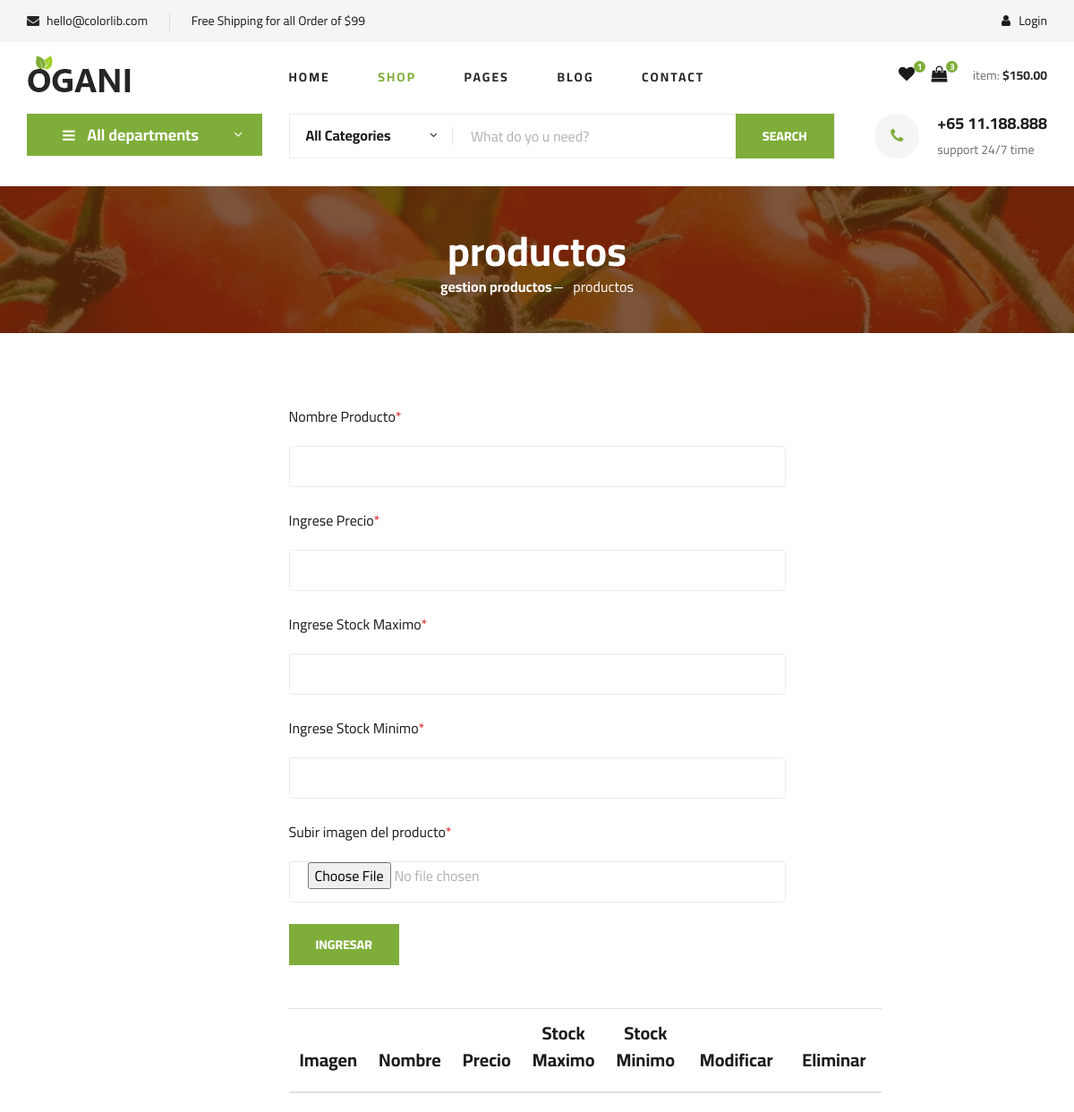
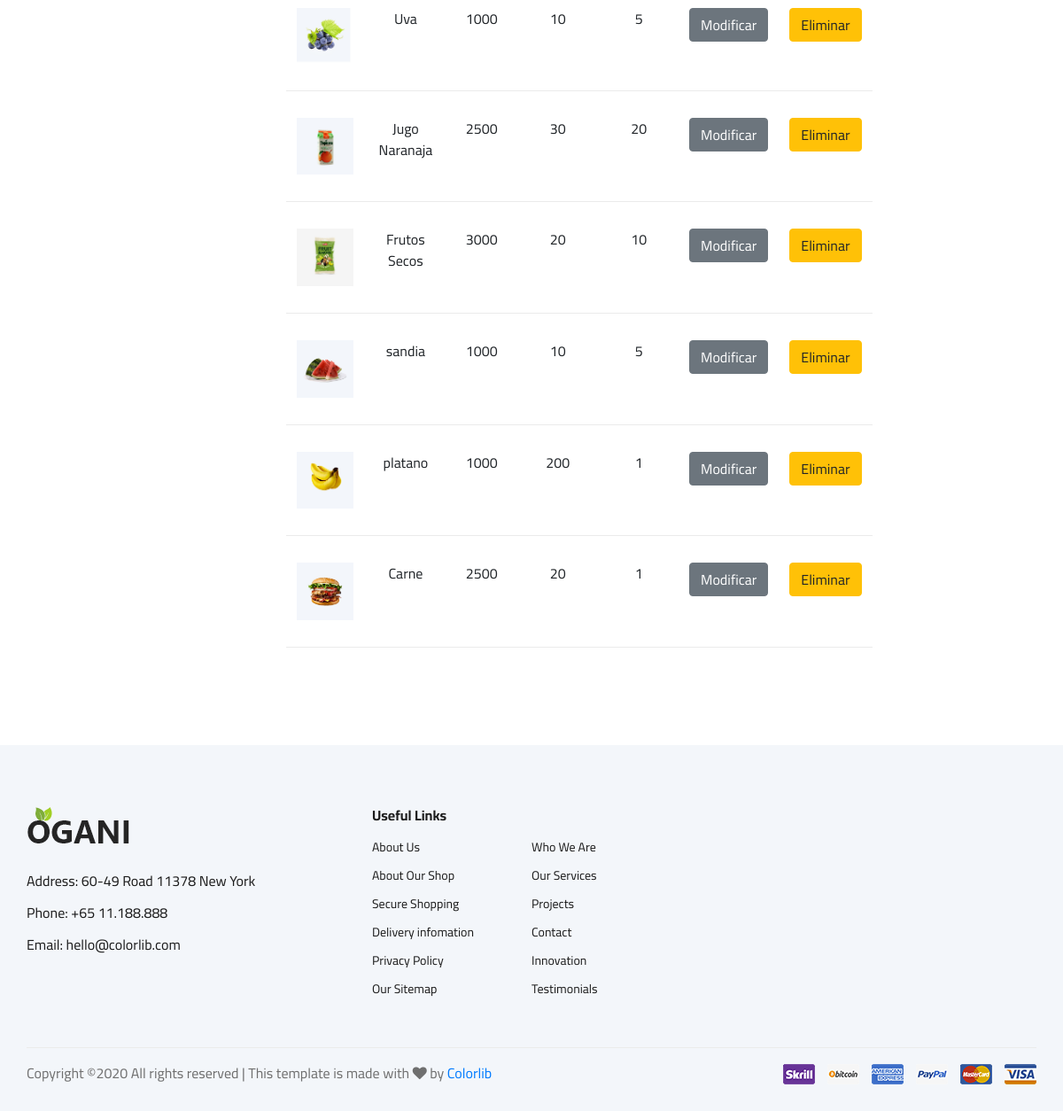
Screenshot of /gestion-productos.php with the database file from the repository (2 pictures, top to bottom).
### tables this page shows
CREATE TABLE `productos` (
  `producto_id` int(11) NOT NULL,
  `stock_actual` double DEFAULT NULL,
  `proveedor_id` int(11) NOT NULL,
  `precio` int(11) DEFAULT NULL,
  `subcategoria_id` int(11) DEFAULT NULL,
  `medidas_unidad_medida_id` int(11) DEFAULT NULL,
  `stock_minimo` double DEFAULT NULL,
  `stock_maximo` double DEFAULT NULL,
  `nombre_producto` varchar(45) DEFAULT NULL,
  `img_url` text NOT NULL
);

### app/models/Productos.php (called while the page is built, shortened)
<?php
class Productos {
    public static function obtenerProducto(){
        try {
            $conexion = new Conexion();
            $sql = "SELECT producto_id, nombre_producto, precio, stock_maximo, stock_minimo, img_url FROM productos
            ORDER BY producto_id DESC";
            $consulta = $conexion->prepare($sql);
            $consulta->execute();
            $response = $consulta->fetchAll(PDO::FETCH_OBJ);
            return $response;
        } catch (\Throwable $th) {
        }
    }
}

### gestion-productos.php (the view, shortened to what this page needs)
<?php
require './app/models/Productos.php';
$producto = Productos::obtenerProducto();
?>
<!DOCTYPE html>
<html lang="zxx">
<head>
    <link rel="stylesheet" href="css/bootstrap.min.css" type="text/css">
    <link rel="stylesheet" href="css/font-awesome.min.css" type="text/css">
    <link rel="stylesheet" href="css/elegant-icons.css" type="text/css">
    <link rel="stylesheet" href="css/nice-select.css" type="text/css">
    <link rel="stylesheet" href="css/jquery-ui.min.css" type="text/css">
    <link rel="stylesheet" href="css/owl.carousel.min.css" type="text/css">
    <link rel="stylesheet" href="css/slicknav.min.css" type="text/css">
    <link rel="stylesheet" href="css/style.css" type="text/css">
</head>
<body>
    <header class="header">
        <div class="header__top">
            <div class="container">
                <div class="row">
                    <div class="col-lg-6">
                        <div class="header__top__left">
                            <ul>
                                <li><i class="fa fa-envelope"></i> hello@colorlib.com</li>
                                <li>Free Shipping for all Order of $99</li>
                            </ul>
                        </div>
                    </div>
                    <div class="col-lg-6">
                        <div class="header__top__right">
                            <div class="header__top__right__auth">
                                <a href="#"><i class="fa fa-user"></i> Login</a>
                            </div>
                        </div>
                    </div>
                </div>
            </div>
        </div>
        <div class="container">
            <div class="row">
                <div class="col-lg-3">
                    <div class="header__logo">
                        <a href="./index.html"><img src="img/logo.png" alt=""></a>
                    </div>
                </div>
                <div class="col-lg-6">
                    <nav class="header__menu">
                        <ul>
                            <li><a href="./index.html">Home</a></li>
                            <li class="active"><a href="./shop-grid.html">Shop</a></li>
                            <li><a href="#">Pages</a>
                            </li>
                            <li><a href="./blog.html">Blog</a></li>
                            <li><a href="./contact.html">Contact</a></li>
                        </ul>
                    </nav>
                </div>
                <div class="col-lg-3">
                    <div class="header__cart">
                        <ul>
                            <li><a href="#"><i class="fa fa-heart"></i> <span>1</span></a></li>
                            <li><a href="#"><i class="fa fa-shopping-bag"></i> <span>3</span></a></li>
                        </ul>
                        <div class="header__cart__price">item: <span>$150.00</span></div>
                    </div>
                </div>
            </div>
        </div>
    </header>
    <section class="hero hero-normal">
        <div class="container">
            <div class="row">
                <div class="col-lg-3">
                    <div class="hero__categories">
                        <div class="hero__categories__all">
                            <i class="fa fa-bars"></i>
                            <span>All departments</span>
                        </div>
                    </div>
                </div>
                <div class="col-lg-9">
                    <div class="hero__search">
                        <div class="hero__search__form">
                            <form action="#">
                                <div class="hero__search__categories">
                                    All Categories
                                    <span class="arrow_carrot-down"></span>
                                </div>
                                <input type="text" placeholder="What do yo u need?">
                                <button type="submit" class="site-btn">SEARCH</button>
                            </form>
                        </div>
                        <div class="hero__search__phone">
                            <div class="hero__search__phone__icon">
                                <i class="fa fa-phone"></i>
                            </div>
                            <div class="hero__search__phone__text">
                                <h5>+65 11.188.888</h5>
                                <span>support 24/7 time</span>
                            </div>
                        </div>
                    </div>
                </div>
            </div>
        </div>
    </section>
    <section class="breadcrumb-section set-bg" data-setbg="img/breadcrumb.jpg">
        <div class="container">
            <div class="row">
                <div class="col-lg-12 text-center">
                    <div class="breadcrumb__text">
                        <h2>productos</h2>
                        <div class="breadcrumb__option">
                            <a href="./index.html">gestion productos</a>
                            <span>productos</span>
                        </div>
                    </div>
                </div>
            </div>
        </div>
    </section>
    <section class="shoping-cart spad">
        <div class="container">
            <div class="row">
                <div class="col-lg-3 col-sm-12"></div>
                <div class="col-lg-6 col-sm-12">
                    <div class="shoping__cart__table">
                        <form action="app/controllers/productosController.php" method="post"  enctype="multipart/form-data">
                            <div class="row">
                                <div class="col-lg-12 col-md-6">
                                    <div class="row">
                                        <div class="col-lg-12">
                                            <div class="checkout__input">
                                                <p>Nombre Producto<span>*</span></p>
                                                <input type="text" name="nombre_producto">
                                            </div>
                                        </div>
                                        <div class="col-lg-12">
                                            <div class="checkout__input">
                                                <p>Ingrese Precio<span>*</span></p>
                                                <input type="text" name="precio">
                                            </div>
                                        </div>
                                        <div class="col-lg-12">
                                            <div class="checkout__input">
                                                <p>Ingrese Stock Maximo<span>*</span></p>
                                                <input type="text" name="stockMaximo">
                                            </div>
                                        </div>
                                        <div class="col-lg-12">
                                            <div class="checkout__input">
                                                <p>Ingrese Stock Minimo<span>*</span></p>
                                                <input type="text" name="stockMinimo">
                                            </div>
                                        </div>
                                        <div class="col-lg-12">
                                            <div class="checkout__input">
                                                <p>Subir imagen del producto<span>*</span></p>
                                                <input type="file" name="imagen">
                                            </div>
                                        </div>
                                    </div>
                                    <button type="submit" class="site-btn">INGRESAR</button>
                                </div>
                            </div>
                        </form>
                        <br><br>
                        <table class="table">
                            <thead>
                                <th>Imagen</th>
                                <th>Nombre</th>
                                <th>Precio</th>
                                <th>Stock Maximo</th>
                                <th>Stock Minimo</th>
                                <th>Modificar</th>
                                <th>Eliminar</th>
                            </thead>
                            <tbody>
                                <?php foreach ($producto as $row) {?>
                                <tr>
                                    <td><img src="img/<?= $row->img_url ?>" width="150" alt=""></td>
                                    <td><?= $row->nombre_producto ?></td>
                                    <td><?= $row->precio ?></td>
                                    <td><?= $row->stock_maximo ?></td>
                                    <td><?= $row->stock_minimo ?></td>
                                    <td><a href="editar-producto.php?producto=<?= $row->producto_id ?>" class="btn btn-secondary">Modificar</a></td>
                                    <td><a href="app/controllers/productosController.php?producto=<?= $row->producto_id ?>&borrarProducto=true" class="btn btn-warning">Eliminar</a></td>
                                </tr>
                                <?php } ?>
                            </tbody>
                        </table>
                    </div>
                </div>
            </div>
        </div>
    </section>
    <footer class="footer spad">
        <div class="container">
            <div class="row">
                <div class="col-lg-3 col-md-6 col-sm-6">
                    <div class="footer__about">
                        <div class="footer__about__logo">
                            <a href="./index.html"><img src="img/logo.png" alt=""></a>
                        </div>
                        <ul>
                            <li>Address: 60-49 Road 11378 New York</li>
                            <li>Phone: +65 11.188.888</li>
                            <li>Email: hello@colorlib.com</li>
                        </ul>
                    </div>
                </div>
                <div class="col-lg-4 col-md-6 col-sm-6 offset-lg-1">
                    <div class="footer__widget">
                        <h6>Useful Links</h6>
                        <ul>
                            <li><a href="#">About Us</a></li>
                            <li><a href="#">About Our Shop</a></li>
                            <li><a href="#">Secure Shopping</a></li>
                            <li><a href="#">Delivery infomation</a></li>
                            <li><a href="#">Privacy Policy</a></li>
                            <li><a href="#">Our Sitemap</a></li>
                        </ul>
                        <ul>
                            <li><a href="#">Who We Are</a></li>
                            <li><a href="#">Our Services</a></li>
                            <li><a href="#">Projects</a></li>
                            <li><a href="#">Contact</a></li>
                            <li><a href="#">Innovation</a></li>
                            <li><a href="#">Testimonials</a></li>
                        </ul>
                    </div>
                </div>
            </div>
            <div class="row">
                <div class="col-lg-12">
                    <div class="footer__copyright">
                        <div class="footer__copyright__text">
                            <p>
                                Copyright &copy; All rights reserved | This template is made with <i class="fa fa-heart"
                                    aria-hidden="true"></i> by <a href="https://colorlib.com"
                                    target="_blank">Colorlib</a>
                            </p>
                        </div>
                        <div class="footer__copyright__payment"><img src="img/payment-item.png" alt=""></div>
                    </div>
                </div>
            </div>
        </div>
    </footer>
</body>
</html>

### rows the page displays
productos: img_url (picture), nombre_producto "Uva", precio "1000", stock_maximo "10", stock_minimo "5"
productos: img_url (picture), nombre_producto "Jugo Naranaja", precio "2500", stock_maximo "30", stock_minimo "20"
productos: img_url (picture), nombre_producto "Frutos Secos", precio "3000", stock_maximo "20", stock_minimo "10"
productos: img_url (picture), nombre_producto "sandia", precio "1000", stock_maximo "10", stock_minimo "5"
productos: img_url (picture), nombre_producto "platano", precio "1000", stock_maximo "200", stock_minimo "1"
productos: img_url (picture), nombre_producto "Carne", precio "2500", stock_maximo "20", stock_minimo "1"
